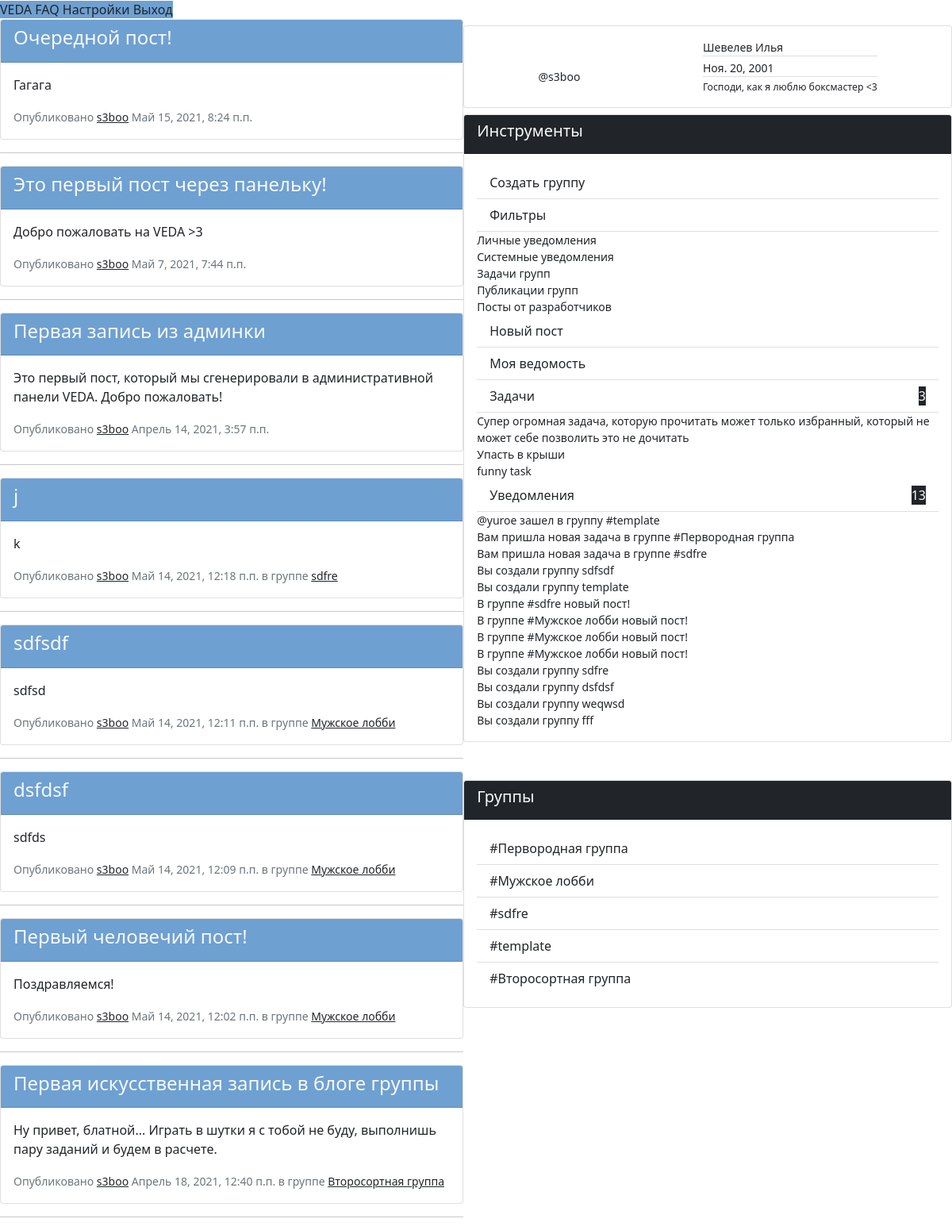
Before: / (signed in) with the older database file.
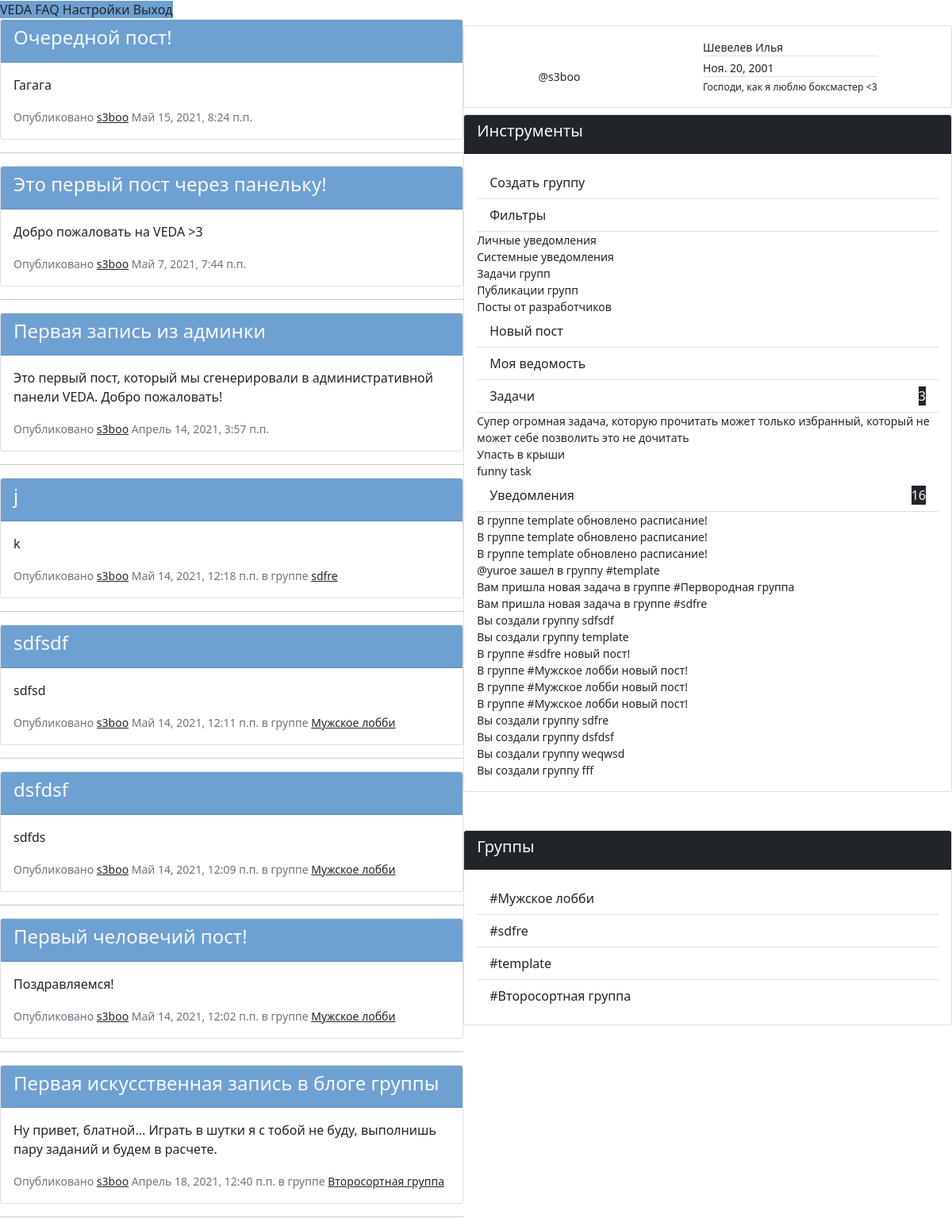
After: the same page with the newer database file.
### VEDA_application/models.py (models this page shows, shortened)
class Admin_post(models.Model):
    author = models.ForeignKey(
        Client,
        on_delete=models.SET_NULL,
        null=True
    ) # Автор поста, может отсутствовать
    article = models.CharField(max_length=50)                   # Заголовок поста
    text = models.TextField()                                   # Сообщение поста, неограниченное количество знаков
    date_of_create = models.DateTimeField(auto_now_add=True)    # Дата и время публикации поста
    class Meta():
        ordering = ['-date_of_create']

class Client(models.Model):
    user = models.OneToOneField(
        User,
        on_delete=models.CASCADE,
    )   # Связь один-к-одному с пользователем
    father = models.ForeignKey(
        Parent,
        on_delete=models.SET_NULL,
        null=True,
        related_name='father'
    ) # Связь с родителем внешним ключем
    mother =  models.ForeignKey(
        Parent,
        on_delete=models.SET_NULL,
        null=True,
        related_name='mother'
    ) # Связь с родителем внешним ключом
    status = models.CharField(max_length=100)             # Поле статуса (отображается в профиле пользователя)
    hobbies = models.CharField(max_length=100)            # Поле хобби (используется куратором и отображается в профиле)
    day_of_birthday = models.DateField(null=True)         # Поле дня рождения (используется куратором и отображается в профиле)
    adress = models.CharField(max_length=50)              # Поле адреса (используется только куратором и не виден в профиле)
    vk = models.TextField(blank=True)
    instagram = models.TextField(blank=True)
    gender = models.CharField(choices=(
        ('M', 'Male'),
        ('F', 'Female'),
        ('O', 'Other')
    ), max_length=50, null=True)                          # Пол пользователя в формате первой буквы
    userpic = models.ImageField(upload_to='userpics', null=True, default="default.png")    # Аватар пользователя
    def __str__(self):
            return self.user.username

class Group_post(models.Model):
    group = models.ForeignKey(
        Group,
        on_delete=models.CASCADE
    ) # Группа-автор
    author = models.ForeignKey(
        Client,
        on_delete=models.SET_NULL,
        null=True
    ) # Автор поста, может отсутствовать
    article = models.CharField(max_length=50)                   # Заголовок поста
    text = models.TextField()                                   # Сообщение поста, неограниченное количество знаков
    date_of_create = models.DateTimeField(auto_now_add=True)    # Дата и время публикации поста
    file = models.FileField(null=True, upload_to='files'),      # Файл приложение к посту
    class Meta():
        ordering = ['-date_of_create']

class Group(models.Model):
    moderators = models.ManyToManyField(
        Client,
        related_name='moderators',
        blank=True,
    ) # Количество модераторов не ограничено, связаны внешней таблицей с Client
    listeners = models.ManyToManyField(
        Client,
        related_name='listeners',
        blank=True,
    ) # Количество подписчиков не ограничено, связаны внешней таблицей с Client
    name = models.CharField(max_length=40)              # Название группы
    tag = models.CharField(max_length=40, null=True)              # Тег для поиска
    hNotices = models.BooleanField()    # видимость блока объявлений
    hTasks = models.BooleanField()      # видимость блока задач
    hSheet = models.BooleanField()      # видимость блока расписания, ведомости, успеваемости
    def __str__(self):
        return self.name

class Task(models.Model):
    group = models.ForeignKey(
        Group,
        on_delete=models.CASCADE,
    ) # Группа с задачами
    receiver = models.ForeignKey(
        Client,
        on_delete=models.SET_NULL,
        null=True
    ) # Ответственный за задачу, может отсутствовать
    content = models.CharField(max_length=100)                      # Содержание задачи
    date_of_create = models.DateTimeField(auto_now_add=True)        # Дата открытия задачи
    date_of_completion = models.DateTimeField(null=True)                     # Дата срока для завершения
    status = models.IntegerField(choices=(
        (0, 'Ждет выполнения'),
        (1, 'Сделано')
    ))
    """ Статус выполнения задачи, где:
        0. Не выполнена
        1. Выполнена
    """
    class Meta:
        ordering = ['-id']

class Notification(models.Model):
    receiver = models.ForeignKey(Client, on_delete=models.CASCADE)  # Получатель уведомления
    message = models.CharField(max_length=100)                      # Сообщение уведомления
    date_of_create = models.DateTimeField(auto_now_add=True)        # Дата и время создания уведомления
    priority = models.IntegerField(choices=(
        (1, 'Personal'),
        (2, 'System notification'),
        (3, 'Group tasks'),
        (4, 'Group post'),
        (5, 'Admin post'),
    ))
    """ Приоритет уведомления, где:
        1. Личные уведомления (подписка, удаление из группы и т.п.)
        2. Системные уведомления (технические работы, баг и т.п.)
        3. Задачи группы (выполнена, закрыта, открыта)
        4. Посты группы (новый пост)
        5. Посты админов (обновления разработчиков в блоге)
    """
    class Meta:
        ordering = ['-id']

### VEDA_application/views.py (the view)
# urls.py: path('', views.index, name="index")        # главная страница
def index(request):
    if request.method == 'GET':
        return render(request, 'index.html', context={
            'admin_posts': models.Admin_post.objects.all(), # посты от администратора
            'l_groups': models.Group.objects.filter(listeners__user__username=request.user.username),                     # группы, где есть текущий пользователь
            'm_groups': models.Group.objects.filter(moderators__user__username=request.user.username),                     # группы, где есть текущий пользователь
            'group_posts_listener': models.Group_post.objects.filter(group__listeners__user__username=request.user.username),    # посты в группах, в которых находится пользователь
            'group_posts_moderator': models.Group_post.objects.filter(group__moderators__user__username=request.user.username),    # посты в группах, в которых находится пользователь
            'notifications': models.Notification.objects.filter(receiver__user__username=request.user.username),        # уведомления для пользователя
            'tasks': models.Task.objects.filter(receiver__user__username=request.user.username)                         # задачи из группа для пользователя
        })

### VEDA_application/templates/index.html (shortened to what the changed rows need)
{% extends 'main_template.html' %}
{% load static %}
{% block application %}
  <div id="index">
    <b-container class="mt-5">
      <b-row align-h="between" class="d-flex flex-column-reverse flex-md-row">
        <b-col cols="12" {% if user.is_authenticated %} md="6" lg="8" {% endif %} class="p-0 mt-md-0 mt-3">
          <b-tabs  justified>
            <b-tab title="Блог разработчика" active class="pt-3">
              {% for post in admin_posts %}
                <div class="card card-outline-secondary mb-3">
                  <div class="card-header bg-blue text-light">
                    <h4>{{ post.article }}</h4>
                  </div>
                  <div class="card-body">
                    <p>{{ post.text }}</p>
                    <small class="text-muted">Опубликовано <a class="text-dark" href="#">{{ post.author }}</a>  {{ post.date_of_create }}</small>
                  </div>
                </div>
                <hr>
              {% endfor %}
            </b-tab>
            {% if user.is_authenticated %}
              <b-tab title="Новости из групп" class="pt-3">
                {% for post in group_posts_moderator %}
                  <div class="card card-outline-secondary mb-3">
                    <div class="card-header bg-blue text-light d-flex justify-content-between flex-column">
                      <h4 >{{ post.article }}</h4>
                    </div>
                    <div class="card-body">
                      <p>{{ post.text }}</p>
                      <small class="text-muted">Опубликовано <a class="text-dark" href="#">{{ post.author }}</a>  {{ post.date_of_create }} в группе <a href="{% url 'group' post.group.id %}" class="text-dark">{{ post.group }}</a>
                      </small>
                    </div>
                  </div>
                  <hr>
                {% endfor %}
                {% for post in group_posts_listener %}
                  <div class="card card-outline-secondary mb-3">
                    <div class="card-header bg-blue text-light d-flex justify-content-between flex-column">
                      <h4 >{{ post.article }}</h4>
                    </div>
                    <div class="card-body">
                      <p>{{ post.text }}</p>
                      <small class="text-muted">Опубликовано <a class="text-dark" href="#">{{ post.author }}</a>  {{ post.date_of_create }} в группе <a href="{% url 'group' post.group.id %}" class="text-dark">{{ post.group }}</a>
                      </small>
                    </div>
                  </div>
                  <hr>
                {% endfor %}
              </b-tab>
            {% endif %}
          </b-tabs>
        </b-col>
        {% if user.is_authenticated %}
          <b-col cols="12" md=5 lg=3 class="p-0">
            <div class="card card-outline-secondary m-0 mt-2">
              <div class="card-body">
                <div class="list-group list-group-flush">
                  <b-collapse id="task-collapse">
                    {% for task in tasks %}
                      <b-card class="my-2">
                        <b-card-body class="d-flex p-0 m-0 small text-dark justify-content-between">
                          {{ task.content }}
                        </b-card-body>
                      </b-card>
                    {% endfor %}
                  </b-collapse>
                  <a href="#notification-collapse" @click.prevent v-b-toggle class="list-group-item list-group-item-action d-flex justify-content-between align-items-center">
                    Уведомления  {% if notifications %} <b-badge class="text-light bg-dark"> {{ notifications|length }} </b-badge> {% endif %}
                  </a>
                  <b-collapse id="notification-collapse">
                    {% for notification in notifications %}
                      {% if notification.priority == 2 %}
                        <b-card
                          class="mt-2"
                          v-if="systemNotifications">
                          <div class="d-flex justify-content-between align-items-center small">
                            <span> {{ notification.message }} </span>
                          </div>
                        </b-card>
                      {% endif %}
                      {% if notification.priority == 3 %}
                        <b-card
                          class="mt-2"
                          v-if="groupTasksNotifications" >
                          <div class="d-flex justify-content-between align-items-center small">
                            <span> {{ notification.message }} </span>
                          </div>
                        </b-card>
                      {% endif %}
                      {% if notification.priority == 4 %}
                        <b-card
                          v-if="groupPostsNotifications"
                          class="mt-2">
                          <div class="d-flex justify-content-between align-items-center small">
                            <span> {{ notification.message }} </span>
                          </div>
                        </b-card>
                      {% endif %}
                    {% endfor %}
                  </b-collapse>
                  </div>
              </div>
            </div>
            <div class="card card-outline-secondary mt-5">
              <div class="card-body">
                <div class="list-group list-group-flush">
                  {% for group in m_groups %}
                    <a href="{% url 'group' group.id %}" class="list-group-item list-group-item-action ">#{{ group.name }}</a>
                  {% endfor %}
                  {% for group in l_groups %}
                    <a href="{% url 'group' group.id %}" class="list-group-item list-group-item-action ">#{{ group.name }}</a>
                  {% endfor %}
                </div>
              </div>
            </div>
          </b-col>
        {% endif %}
      </b-row>
    </b-container>
  </div>
{% endblock application %}

Changed rows visible on the page:
no longer on this page (row unchanged): Group: name "Первородная группа", shown under "Группы"
added Notification: message "В группе template обновлено расписание!"
added Notification: message "В группе template обновлено расписание!"
added Notification: message "В группе template обновлено расписание!"
Other visible differences:
{{ notifications|length }}: "13" → "16"
